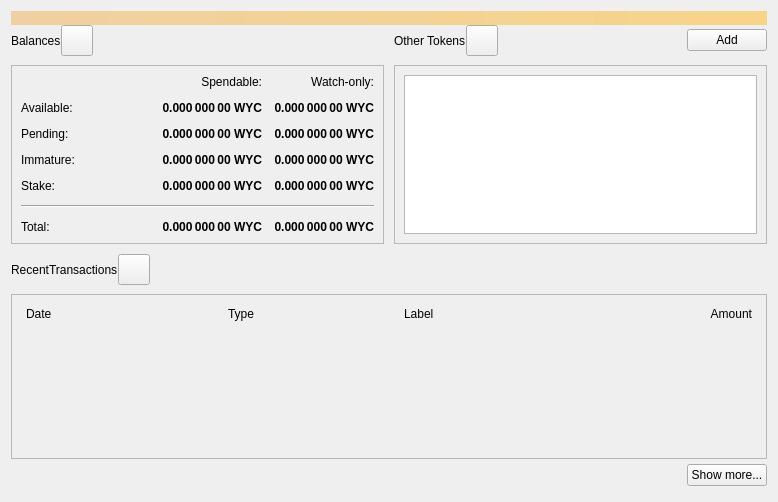
<?xml version="1.0" encoding="UTF-8"?>
<ui version="4.0">
 <class>OverviewPage</class>
 <widget class="QWidget" name="OverviewPage">
  <property name="geometry">
   <rect>
    <x>0</x>
    <y>0</y>
    <width>778</width>
    <height>502</height>
   </rect>
  </property>
  <property name="windowTitle">
   <string>Form</string>
  </property>
  <layout class="QVBoxLayout" name="topLayout">
   <property name="spacing">
    <number>0</number>
   </property>
   <item>
    <widget class="QLabel" name="labelAlerts">
     <property name="visible">
      <bool>false</bool>
     </property>
     <property name="styleSheet">
      <string notr="true">QLabel { background-color: qlineargradient(x1: 0, y1: 0, x2: 1, y2: 0, stop:0 #F0D0A0, stop:1 #F8D488); color:#000000; }</string>
     </property>
     <property name="wordWrap">
      <bool>true</bool>
     </property>
     <property name="margin">
      <number>3</number>
     </property>
     <property name="textInteractionFlags">
      <set>Qt::TextSelectableByMouse</set>
     </property>
    </widget>
   </item>
   <item>
    <layout class="QGridLayout" name="gridLayout_2">
     <item row="0" column="2">
      <layout class="QHBoxLayout" name="horizontalLayout_4">
       <property name="bottomMargin">
        <number>9</number>
       </property>
       <item>
        <widget class="QLabel" name="labelTokens">
         <property name="text">
          <string>Other Tokens</string>
         </property>
        </widget>
       </item>
       <item>
        <widget class="QToolButton" name="labelTokenStatus">
         <property name="toolTip">
          <string>The displayed information may be out of date. Your wallet automatically synchronizes with the Wynn network after a connection is established, but this process has not completed yet.</string>
         </property>
         <property name="text">
          <string/>
         </property>
         <property name="iconSize">
          <size>
           <width>24</width>
           <height>24</height>
          </size>
         </property>
         <property name="flat" stdset="0">
          <bool>false</bool>
         </property>
        </widget>
       </item>
       <item>
        <spacer name="horizontalSpacer_7">
         <property name="orientation">
          <enum>Qt::Horizontal</enum>
         </property>
         <property name="sizeHint" stdset="0">
          <size>
           <width>40</width>
           <height>20</height>
          </size>
         </property>
        </spacer>
       </item>
       <item>
        <widget class="QPushButton" name="buttonAddToken">
         <property name="text">
          <string>Add</string>
         </property>
        </widget>
       </item>
      </layout>
     </item>
     <item row="1" column="2">
      <widget class="QFrame" name="frameOtherTokens">
       <property name="minimumSize">
        <size>
         <width>0</width>
         <height>100</height>
        </size>
       </property>
       <property name="frameShape">
        <enum>QFrame::StyledPanel</enum>
       </property>
       <property name="frameShadow">
        <enum>QFrame::Raised</enum>
       </property>
       <layout class="QVBoxLayout" name="verticalLayout_10">
        <item>
         <widget class="QListView" name="listTokens">
          <property name="enabled">
           <bool>true</bool>
          </property>
         </widget>
        </item>
       </layout>
      </widget>
     </item>
     <item row="1" column="0">
      <widget class="QFrame" name="frameBalances">
       <property name="frameShape">
        <enum>QFrame::StyledPanel</enum>
       </property>
       <property name="frameShadow">
        <enum>QFrame::Raised</enum>
       </property>
       <layout class="QVBoxLayout" name="verticalLayout_4">
        <item>
         <layout class="QGridLayout" name="gridLayout">
          <property name="spacing">
           <number>12</number>
          </property>
          <item row="2" column="3">
           <widget class="QLabel" name="labelWatchPending">
            <property name="font">
             <font>
              <weight>75</weight>
              <bold>true</bold>
             </font>
            </property>
            <property name="cursor">
             <cursorShape>IBeamCursor</cursorShape>
            </property>
            <property name="toolTip">
             <string>Unconfirmed transactions to watch-only addresses</string>
            </property>
            <property name="text">
             <string notr="true">0.000 000 00 WYC</string>
            </property>
            <property name="alignment">
             <set>Qt::AlignRight|Qt::AlignTrailing|Qt::AlignVCenter</set>
            </property>
            <property name="textInteractionFlags">
             <set>Qt::LinksAccessibleByMouse|Qt::TextSelectableByKeyboard|Qt::TextSelectableByMouse</set>
            </property>
           </widget>
          </item>
          <item row="2" column="2">
           <widget class="QLabel" name="labelUnconfirmed">
            <property name="font">
             <font>
              <weight>75</weight>
              <bold>true</bold>
             </font>
            </property>
            <property name="cursor">
             <cursorShape>IBeamCursor</cursorShape>
            </property>
            <property name="toolTip">
             <string>Total of transactions that have yet to be confirmed, and do not yet count toward the spendable balance</string>
            </property>
            <property name="text">
             <string notr="true">0.000 000 00 WYC</string>
            </property>
            <property name="alignment">
             <set>Qt::AlignRight|Qt::AlignTrailing|Qt::AlignVCenter</set>
            </property>
            <property name="textInteractionFlags">
             <set>Qt::LinksAccessibleByMouse|Qt::TextSelectableByKeyboard|Qt::TextSelectableByMouse</set>
            </property>
           </widget>
          </item>
          <item row="3" column="2">
           <widget class="QLabel" name="labelImmature">
            <property name="font">
             <font>
              <weight>75</weight>
              <bold>true</bold>
             </font>
            </property>
            <property name="cursor">
             <cursorShape>IBeamCursor</cursorShape>
            </property>
            <property name="toolTip">
             <string>Mined balance that has not yet matured</string>
            </property>
            <property name="text">
             <string notr="true">0.000 000 00 WYC</string>
            </property>
            <property name="alignment">
             <set>Qt::AlignRight|Qt::AlignTrailing|Qt::AlignVCenter</set>
            </property>
            <property name="textInteractionFlags">
             <set>Qt::LinksAccessibleByMouse|Qt::TextSelectableByKeyboard|Qt::TextSelectableByMouse</set>
            </property>
           </widget>
          </item>
          <item row="3" column="0">
           <widget class="QLabel" name="labelImmatureText">
            <property name="text">
             <string>Immature:</string>
            </property>
           </widget>
          </item>
          <item row="0" column="3">
           <widget class="QLabel" name="labelWatchonly">
            <property name="text">
             <string>Watch-only:</string>
            </property>
            <property name="alignment">
             <set>Qt::AlignRight|Qt::AlignTrailing|Qt::AlignVCenter</set>
            </property>
           </widget>
          </item>
          <item row="1" column="0">
           <widget class="QLabel" name="labelBalanceText">
            <property name="text">
             <string>Available:</string>
            </property>
           </widget>
          </item>
          <item row="1" column="2">
           <widget class="QLabel" name="labelBalance">
            <property name="font">
             <font>
              <weight>75</weight>
              <bold>true</bold>
             </font>
            </property>
            <property name="cursor">
             <cursorShape>IBeamCursor</cursorShape>
            </property>
            <property name="toolTip">
             <string>Your current spendable balance</string>
            </property>
            <property name="text">
             <string notr="true">0.000 000 00 WYC</string>
            </property>
            <property name="alignment">
             <set>Qt::AlignRight|Qt::AlignTrailing|Qt::AlignVCenter</set>
            </property>
            <property name="textInteractionFlags">
             <set>Qt::LinksAccessibleByMouse|Qt::TextSelectableByKeyboard|Qt::TextSelectableByMouse</set>
            </property>
           </widget>
          </item>
          <item row="1" column="3">
           <widget class="QLabel" name="labelWatchAvailable">
            <property name="font">
             <font>
              <weight>75</weight>
              <bold>true</bold>
             </font>
            </property>
            <property name="cursor">
             <cursorShape>IBeamCursor</cursorShape>
            </property>
            <property name="toolTip">
             <string>Your current balance in watch-only addresses</string>
            </property>
            <property name="text">
             <string notr="true">0.000 000 00 WYC</string>
            </property>
            <property name="alignment">
             <set>Qt::AlignRight|Qt::AlignTrailing|Qt::AlignVCenter</set>
            </property>
            <property name="textInteractionFlags">
             <set>Qt::LinksAccessibleByMouse|Qt::TextSelectableByKeyboard|Qt::TextSelectableByMouse</set>
            </property>
           </widget>
          </item>
          <item row="2" column="0">
           <widget class="QLabel" name="labelPendingText">
            <property name="text">
             <string>Pending:</string>
            </property>
           </widget>
          </item>
          <item row="0" column="2">
           <widget class="QLabel" name="labelSpendable">
            <property name="text">
             <string>Spendable:</string>
            </property>
            <property name="alignment">
             <set>Qt::AlignRight|Qt::AlignTrailing|Qt::AlignVCenter</set>
            </property>
           </widget>
          </item>
          <item row="4" column="0">
           <widget class="QLabel" name="labelStakeText">
            <property name="text">
             <string>Stake:</string>
            </property>
           </widget>
          </item>
          <item row="4" column="2">
           <widget class="QLabel" name="labelStake">
            <property name="font">
             <font>
              <weight>75</weight>
              <bold>true</bold>
             </font>
            </property>
            <property name="text">
             <string>0.000 000 00 WYC</string>
            </property>
            <property name="alignment">
             <set>Qt::AlignRight|Qt::AlignTrailing|Qt::AlignVCenter</set>
            </property>
            <property name="textInteractionFlags">
             <set>Qt::LinksAccessibleByMouse|Qt::TextSelectableByKeyboard|Qt::TextSelectableByMouse</set>
            </property>
           </widget>
          </item>
          <item row="4" column="3">
           <widget class="QLabel" name="labelWatchStake">
            <property name="font">
             <font>
              <weight>75</weight>
              <bold>true</bold>
             </font>
            </property>
            <property name="text">
             <string>0.000 000 00 WYC</string>
            </property>
            <property name="alignment">
             <set>Qt::AlignRight|Qt::AlignTrailing|Qt::AlignVCenter</set>
            </property>
            <property name="textInteractionFlags">
             <set>Qt::LinksAccessibleByMouse|Qt::TextSelectableByKeyboard|Qt::TextSelectableByMouse</set>
            </property>
           </widget>
          </item>
          <item row="3" column="3">
           <widget class="QLabel" name="labelWatchImmature">
            <property name="font">
             <font>
              <weight>75</weight>
              <bold>true</bold>
             </font>
            </property>
            <property name="cursor">
             <cursorShape>IBeamCursor</cursorShape>
            </property>
            <property name="toolTip">
             <string>Mined balance in watch-only addresses that has not yet matured</string>
            </property>
            <property name="text">
             <string notr="true">0.000 000 00 WYC</string>
            </property>
            <property name="alignment">
             <set>Qt::AlignRight|Qt::AlignTrailing|Qt::AlignVCenter</set>
            </property>
            <property name="textInteractionFlags">
             <set>Qt::LinksAccessibleByMouse|Qt::TextSelectableByKeyboard|Qt::TextSelectableByMouse</set>
            </property>
           </widget>
          </item>
          <item row="7" column="3">
           <widget class="QLabel" name="labelWatchTotal">
            <property name="font">
             <font>
              <weight>75</weight>
              <bold>true</bold>
             </font>
            </property>
            <property name="cursor">
             <cursorShape>IBeamCursor</cursorShape>
            </property>
            <property name="toolTip">
             <string>Current total balance in watch-only addresses</string>
            </property>
            <property name="text">
             <string notr="true">0.000 000 00 WYC</string>
            </property>
            <property name="alignment">
             <set>Qt::AlignRight|Qt::AlignTrailing|Qt::AlignVCenter</set>
            </property>
            <property name="textInteractionFlags">
             <set>Qt::LinksAccessibleByMouse|Qt::TextSelectableByKeyboard|Qt::TextSelectableByMouse</set>
            </property>
           </widget>
          </item>
          <item row="5" column="0" colspan="4">
           <spacer name="verticalSpacer">
            <property name="orientation">
             <enum>Qt::Vertical</enum>
            </property>
            <property name="sizeHint" stdset="0">
             <size>
              <width>20</width>
              <height>40</height>
             </size>
            </property>
           </spacer>
          </item>
          <item row="7" column="2">
           <widget class="QLabel" name="labelTotal">
            <property name="font">
             <font>
              <weight>75</weight>
              <bold>true</bold>
             </font>
            </property>
            <property name="cursor">
             <cursorShape>IBeamCursor</cursorShape>
            </property>
            <property name="toolTip">
             <string>Your current total balance</string>
            </property>
            <property name="text">
             <string notr="true">0.000 000 00 WYC</string>
            </property>
            <property name="alignment">
             <set>Qt::AlignRight|Qt::AlignTrailing|Qt::AlignVCenter</set>
            </property>
            <property name="textInteractionFlags">
             <set>Qt::LinksAccessibleByMouse|Qt::TextSelectableByKeyboard|Qt::TextSelectableByMouse</set>
            </property>
           </widget>
          </item>
          <item row="0" column="1" rowspan="5">
           <spacer name="horizontalSpacer_5">
            <property name="orientation">
             <enum>Qt::Horizontal</enum>
            </property>
            <property name="sizeHint" stdset="0">
             <size>
              <width>40</width>
              <height>20</height>
             </size>
            </property>
           </spacer>
          </item>
          <item row="7" column="0">
           <widget class="QLabel" name="labelTotalText">
            <property name="text">
             <string>Total:        </string>
            </property>
           </widget>
          </item>
          <item row="6" column="0" colspan="4">
           <widget class="Line" name="hLine">
            <property name="orientation">
             <enum>Qt::Horizontal</enum>
            </property>
           </widget>
          </item>
         </layout>
        </item>
       </layout>
      </widget>
     </item>
     <item row="0" column="0">
      <layout class="QHBoxLayout" name="horizontalLayout_2">
       <property name="bottomMargin">
        <number>9</number>
       </property>
       <item>
        <widget class="QLabel" name="labelBalances">
         <property name="text">
          <string>Balances</string>
         </property>
        </widget>
       </item>
       <item>
        <widget class="QToolButton" name="labelWalletStatus">
         <property name="enabled">
          <bool>true</bool>
         </property>
         <property name="toolTip">
          <string>The displayed information may be out of date. Your wallet automatically synchronizes with the Wynn network after a connection is established, but this process has not completed yet.</string>
         </property>
         <property name="text">
          <string/>
         </property>
         <property name="icon">
          <iconset>
           <normaloff>:/icons/warning</normaloff>
           <disabledoff>:/icons/warning</disabledoff>:/icons/warning</iconset>
         </property>
         <property name="iconSize">
          <size>
           <width>24</width>
           <height>24</height>
          </size>
         </property>
         <property name="flat" stdset="0">
          <bool>false</bool>
         </property>
        </widget>
       </item>
       <item>
        <spacer name="horizontalSpacer">
         <property name="orientation">
          <enum>Qt::Horizontal</enum>
         </property>
         <property name="sizeHint" stdset="0">
          <size>
           <width>40</width>
           <height>20</height>
          </size>
         </property>
        </spacer>
       </item>
      </layout>
     </item>
     <item row="0" column="1" rowspan="2">
      <spacer name="horizontalSpacer_4">
       <property name="orientation">
        <enum>Qt::Horizontal</enum>
       </property>
       <property name="sizeType">
        <enum>QSizePolicy::Fixed</enum>
       </property>
       <property name="sizeHint" stdset="0">
        <size>
         <width>10</width>
         <height>20</height>
        </size>
       </property>
      </spacer>
     </item>
    </layout>
   </item>
   <item>
    <spacer name="verticalSpacer_4">
     <property name="orientation">
      <enum>Qt::Vertical</enum>
     </property>
     <property name="sizeType">
      <enum>QSizePolicy::Fixed</enum>
     </property>
     <property name="sizeHint" stdset="0">
      <size>
       <width>20</width>
       <height>10</height>
      </size>
     </property>
    </spacer>
   </item>
   <item>
    <layout class="QHBoxLayout" name="horizontalLayout_6">
     <property name="bottomMargin">
      <number>9</number>
     </property>
     <item>
      <widget class="QLabel" name="labelRecentTransactions">
       <property name="text">
        <string>RecentTransactions</string>
       </property>
      </widget>
     </item>
     <item>
      <widget class="QToolButton" name="labelTransactionsStatus">
       <property name="enabled">
        <bool>true</bool>
       </property>
       <property name="toolTip">
        <string>The displayed information may be out of date. Your wallet automatically synchronizes with the Wynn network after a connection is established, but this process has not completed yet.</string>
       </property>
       <property name="text">
        <string/>
       </property>
       <property name="icon">
        <iconset>
         <normaloff>:/icons/warning</normaloff>
         <disabledoff>:/icons/warning</disabledoff>:/icons/warning</iconset>
       </property>
       <property name="iconSize">
        <size>
         <width>24</width>
         <height>24</height>
        </size>
       </property>
       <property name="flat" stdset="0">
        <bool>false</bool>
       </property>
      </widget>
     </item>
     <item>
      <spacer name="horizontalSpacer_3">
       <property name="orientation">
        <enum>Qt::Horizontal</enum>
       </property>
       <property name="sizeHint" stdset="0">
        <size>
         <width>40</width>
         <height>20</height>
        </size>
       </property>
      </spacer>
     </item>
    </layout>
   </item>
   <item>
    <layout class="QVBoxLayout" name="verticalLayout_3">
     <item>
      <widget class="QFrame" name="frameRecentTransactions">
       <property name="frameShape">
        <enum>QFrame::StyledPanel</enum>
       </property>
       <property name="frameShadow">
        <enum>QFrame::Raised</enum>
       </property>
       <layout class="QVBoxLayout" name="verticalLayout_8">
        <item>
         <layout class="QHBoxLayout" name="horizontalLayout_3">
          <property name="spacing">
           <number>5</number>
          </property>
          <property name="leftMargin">
           <number>5</number>
          </property>
          <property name="rightMargin">
           <number>5</number>
          </property>
          <item>
           <widget class="QLabel" name="labelDate">
            <property name="text">
             <string>Date</string>
            </property>
           </widget>
          </item>
          <item>
           <spacer name="horizontalSpacer_2">
            <property name="orientation">
             <enum>Qt::Horizontal</enum>
            </property>
            <property name="sizeType">
             <enum>QSizePolicy::Fixed</enum>
            </property>
            <property name="sizeHint" stdset="0">
             <size>
              <width>25</width>
              <height>20</height>
             </size>
            </property>
           </spacer>
          </item>
          <item>
           <widget class="QLabel" name="labelType">
            <property name="text">
             <string>Type</string>
            </property>
           </widget>
          </item>
          <item>
           <widget class="QLabel" name="labelAddress">
            <property name="text">
             <string>Label</string>
            </property>
           </widget>
          </item>
          <item>
           <widget class="QLabel" name="labelAmount">
            <property name="text">
             <string>Amount</string>
            </property>
            <property name="alignment">
             <set>Qt::AlignRight|Qt::AlignTrailing|Qt::AlignVCenter</set>
            </property>
           </widget>
          </item>
         </layout>
        </item>
        <item>
         <widget class="QListView" name="listTransactions">
          <property name="styleSheet">
           <string notr="true">QListView { background: transparent; }</string>
          </property>
          <property name="frameShape">
           <enum>QFrame::NoFrame</enum>
          </property>
          <property name="verticalScrollBarPolicy">
           <enum>Qt::ScrollBarAlwaysOff</enum>
          </property>
          <property name="horizontalScrollBarPolicy">
           <enum>Qt::ScrollBarAlwaysOff</enum>
          </property>
         </widget>
        </item>
       </layout>
      </widget>
     </item>
     <item>
      <layout class="QHBoxLayout" name="horizontalLayout">
       <property name="topMargin">
        <number>5</number>
       </property>
       <property name="bottomMargin">
        <number>5</number>
       </property>
       <item>
        <spacer name="horizontalSpacer_6">
         <property name="orientation">
          <enum>Qt::Horizontal</enum>
         </property>
         <property name="sizeHint" stdset="0">
          <size>
           <width>40</width>
           <height>20</height>
          </size>
         </property>
        </spacer>
       </item>
       <item>
        <widget class="QPushButton" name="showMoreButton">
         <property name="text">
          <string>Show more...</string>
         </property>
        </widget>
       </item>
      </layout>
     </item>
    </layout>
   </item>
  </layout>
 </widget>
 <resources/>
 <connections/>
</ui>
